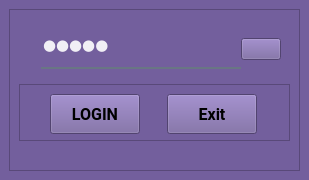
<?xml version="1.0" encoding="UTF-8"?>
<ui version="4.0">
 <class>MainWindow</class>
 <widget class="QMainWindow" name="MainWindow">
  <property name="geometry">
   <rect>
    <x>0</x>
    <y>0</y>
    <width>309</width>
    <height>180</height>
   </rect>
  </property>
  <property name="windowTitle">
   <string>MainWindow</string>
  </property>
  <widget class="QWidget" name="centralwidget">
   <property name="styleSheet">
    <string notr="true">/**************************Global Font***************************/

QWidget
{
	font: auto &quot;Roboto&quot;;
	
	background-color: rgb(115, 95, 157);
}

/**************************QLineEdit***************************/

QLineEdit{
	background-color: rgba(0, 0, 0, 0);
	border: None;
	border-bottom: 2px solid rgba(105, 118, 132, 255);
	color: rgba(255, 255, 255, 230);
	padding-bottom: 7px;
}

QLineEdit:focus {
	border-bottom: 3px solid #7E84A2;
}


</string>
   </property>
   <layout class="QVBoxLayout" name="verticalLayout">
    <item>
     <widget class="QFrame" name="login_frame">
      <property name="maximumSize">
       <size>
        <width>16777215</width>
        <height>162</height>
       </size>
      </property>
      <property name="styleSheet">
       <string notr="true">/**************************PmainFrameStyle***************************/

*[styleSheet=&quot;PmainFrameStyle&quot;]
{

	border-radius: 20px;
}

/**************************PinnerFrameStyle***************************/

*[styleSheet=&quot;PinnerFrameStyle&quot;]
{
	background-color: qlineargradient(spread:pad, x1:0, y1:0, x2:0, 			y2:0.715909, stop:0 rgba(0, 0, 0, 9), stop:0.375 rgba(0, 0, 0, 120), stop:0.835227 rgba(0, 0, 0, 150));	
	border-radius: 20px;
}

/**************************PtopFrameStyle***************************/

*[styleSheet=&quot;PtopFrameStyle&quot;]
{
	border: None;
	background-color: transparent;
}

/**************************PloginFrameStyle***************************/

*[styleSheet=&quot;PloginFrameStyle&quot;]
{
	background-color: rgba(0, 0, 0, 100);
	border-radius: 15px;
}

/**************************PcloseButtonStyle***************************/

*[styleSheet=&quot;PcloseButtonStyle&quot;]
{
	border: 0px;
	background-color: rgba(0,0,0,0);
}

/**************************PtempButtonStyle***************************/

*[styleSheet=&quot;PtempButtonStyle&quot;]
{
	border: 0px;
	background-color: rgba(0,0,0,0);
}

*[styleSheet=&quot;PtempButtonStyle&quot;]:pressed{
	border: 0px;
	background-color: rgba(0,0,0,0);
}

/**************************PeyeButtonStyle***************************/

*[styleSheet=&quot;PeyeButtonStyle&quot;]
{
	border: 0px;
	background-color: rgba(0,0,0,0);
}

*[styleSheet=&quot;PeyeButtonStyle&quot;]:pressed{
	border: 0px;
	background-color: rgba(0,0,0,0);
}

/**************************PloginButtonStyle***************************/

*[styleSheet=&quot;PloginButtonStyle&quot;]
{
	background-color: qlineargradient(spread:pad, x1:0, y1:0.505682, x2:1, y2:0.477, stop:0 rgb(126, 132, 162), stop:1 rgb(31, 42, 77));
	color: rgba(255, 255, 255, 210);
	border-radius: 20px;
	font-weight: bold;
}

*[styleSheet=&quot;PloginButtonStyle&quot;]:hover{
	background-color: qlineargradient(spread:pad, x1:0, y1:0.505682, x2:1, y2:0.477, stop:0 rgb(139, 146, 179), stop:1 rgba(40, 67, 98, 219));
}

*[styleSheet=&quot;PloginButtonStyle&quot;]:pressed{
	padding-left: 5px;
	padding-top: 5px;
}

/**************************PerrorLabelStyle***************************/

*[styleSheet=&quot;PerrorLabelStyle&quot;]
{
	color:rgb(255, 99, 94);
}</string>
      </property>
      <property name="frameShape">
       <enum>QFrame::StyledPanel</enum>
      </property>
      <property name="frameShadow">
       <enum>QFrame::Raised</enum>
      </property>
      <layout class="QVBoxLayout" name="verticalLayout_5">
       <property name="topMargin">
        <number>10</number>
       </property>
       <item>
        <layout class="QHBoxLayout" name="horizontalLayout_7">
         <item>
          <spacer name="horizontalSpacer_9">
           <property name="orientation">
            <enum>Qt::Horizontal</enum>
           </property>
           <property name="sizeHint" stdset="0">
            <size>
             <width>13</width>
             <height>124</height>
            </size>
           </property>
          </spacer>
         </item>
         <item>
          <layout class="QVBoxLayout" name="verticalLayout_7">
           <item>
            <layout class="QHBoxLayout" name="horizontalLayout_5">
             <item>
              <widget class="QLabel" name="password_icon">
               <property name="sizePolicy">
                <sizepolicy hsizetype="Fixed" vsizetype="Fixed">
                 <horstretch>0</horstretch>
                 <verstretch>0</verstretch>
                </sizepolicy>
               </property>
               <property name="maximumSize">
                <size>
                 <width>25</width>
                 <height>25</height>
                </size>
               </property>
               <property name="text">
                <string/>
               </property>
               <property name="pixmap">
                <pixmap resource="assets/assets.qrc">:/icons/icons/password.png</pixmap>
               </property>
               <property name="scaledContents">
                <bool>true</bool>
               </property>
              </widget>
             </item>
             <item>
              <layout class="QHBoxLayout" name="horizontalLayout_2">
               <property name="spacing">
                <number>0</number>
               </property>
               <item>
                <widget class="QLineEdit" name="password_input">
                 <property name="minimumSize">
                  <size>
                   <width>200</width>
                   <height>40</height>
                  </size>
                 </property>
                 <property name="maximumSize">
                  <size>
                   <width>200</width>
                   <height>40</height>
                  </size>
                 </property>
                 <property name="font">
                  <font>
                   <family>Roboto</family>
                   <pointsize>11</pointsize>
                   <weight>50</weight>
                   <italic>false</italic>
                   <bold>false</bold>
                  </font>
                 </property>
                 <property name="styleSheet">
                  <string notr="true"/>
                 </property>
                 <property name="text">
                  <string>admin</string>
                 </property>
                 <property name="echoMode">
                  <enum>QLineEdit::Password</enum>
                 </property>
                 <property name="placeholderText">
                  <string>Password</string>
                 </property>
                </widget>
               </item>
               <item>
                <widget class="QPushButton" name="eye_btn">
                 <property name="sizePolicy">
                  <sizepolicy hsizetype="Fixed" vsizetype="Fixed">
                   <horstretch>0</horstretch>
                   <verstretch>0</verstretch>
                  </sizepolicy>
                 </property>
                 <property name="cursor">
                  <cursorShape>PointingHandCursor</cursorShape>
                 </property>
                 <property name="styleSheet">
                  <string notr="true">PeyeButtonStyle</string>
                 </property>
                 <property name="text">
                  <string/>
                 </property>
                 <property name="icon">
                  <iconset resource="assets/assets.qrc">
                   <normaloff>:/icons/icons/white_eye.png</normaloff>:/icons/icons/white_eye.png</iconset>
                 </property>
                </widget>
               </item>
              </layout>
             </item>
            </layout>
           </item>
          </layout>
         </item>
         <item>
          <spacer name="horizontalSpacer_10">
           <property name="orientation">
            <enum>Qt::Horizontal</enum>
           </property>
           <property name="sizeHint" stdset="0">
            <size>
             <width>13</width>
             <height>124</height>
            </size>
           </property>
          </spacer>
         </item>
        </layout>
       </item>
       <item>
        <spacer name="verticalSpacer_2">
         <property name="orientation">
          <enum>Qt::Vertical</enum>
         </property>
         <property name="sizeType">
          <enum>QSizePolicy::Preferred</enum>
         </property>
         <property name="sizeHint" stdset="0">
          <size>
           <width>20</width>
           <height>40</height>
          </size>
         </property>
        </spacer>
       </item>
       <item>
        <widget class="QFrame" name="frame">
         <property name="minimumSize">
          <size>
           <width>0</width>
           <height>57</height>
          </size>
         </property>
         <property name="frameShape">
          <enum>QFrame::StyledPanel</enum>
         </property>
         <property name="frameShadow">
          <enum>QFrame::Raised</enum>
         </property>
         <layout class="QHBoxLayout" name="horizontalLayout">
          <item>
           <widget class="QPushButton" name="login_btn">
            <property name="minimumSize">
             <size>
              <width>50</width>
              <height>40</height>
             </size>
            </property>
            <property name="maximumSize">
             <size>
              <width>90</width>
              <height>40</height>
             </size>
            </property>
            <property name="font">
             <font>
              <family>Roboto</family>
              <pointsize>12</pointsize>
              <weight>75</weight>
              <italic>false</italic>
              <bold>true</bold>
             </font>
            </property>
            <property name="cursor">
             <cursorShape>PointingHandCursor</cursorShape>
            </property>
            <property name="styleSheet">
             <string notr="true">PloginButtonStyle</string>
            </property>
            <property name="text">
             <string>LOGIN</string>
            </property>
           </widget>
          </item>
          <item>
           <widget class="QPushButton" name="exit_btn">
            <property name="minimumSize">
             <size>
              <width>90</width>
              <height>40</height>
             </size>
            </property>
            <property name="maximumSize">
             <size>
              <width>90</width>
              <height>40</height>
             </size>
            </property>
            <property name="font">
             <font>
              <family>Roboto</family>
              <pointsize>12</pointsize>
              <weight>75</weight>
              <italic>false</italic>
              <bold>true</bold>
             </font>
            </property>
            <property name="cursor">
             <cursorShape>PointingHandCursor</cursorShape>
            </property>
            <property name="styleSheet">
             <string notr="true">PloginButtonStyle</string>
            </property>
            <property name="text">
             <string>Exit</string>
            </property>
           </widget>
          </item>
         </layout>
        </widget>
       </item>
       <item>
        <spacer name="verticalSpacer_3">
         <property name="orientation">
          <enum>Qt::Vertical</enum>
         </property>
         <property name="sizeType">
          <enum>QSizePolicy::Preferred</enum>
         </property>
         <property name="sizeHint" stdset="0">
          <size>
           <width>20</width>
           <height>40</height>
          </size>
         </property>
        </spacer>
       </item>
       <item>
        <widget class="QLabel" name="login_error_lbl">
         <property name="sizePolicy">
          <sizepolicy hsizetype="Preferred" vsizetype="Fixed">
           <horstretch>0</horstretch>
           <verstretch>0</verstretch>
          </sizepolicy>
         </property>
         <property name="styleSheet">
          <string notr="true">PerrorLabelStyle</string>
         </property>
         <property name="text">
          <string/>
         </property>
         <property name="alignment">
          <set>Qt::AlignCenter</set>
         </property>
        </widget>
       </item>
       <item>
        <spacer name="verticalSpacer">
         <property name="orientation">
          <enum>Qt::Vertical</enum>
         </property>
         <property name="sizeHint" stdset="0">
          <size>
           <width>20</width>
           <height>40</height>
          </size>
         </property>
        </spacer>
       </item>
      </layout>
     </widget>
    </item>
   </layout>
  </widget>
 </widget>
 <resources>
  <include location="assets/assets.qrc"/>
  <include location="../../../../AppData/Local/Programs/Python/Python310/Lib/site-packages/qt5_applications/Qt/bin/assets/assets.qrc"/>
 </resources>
 <connections/>
</ui>
